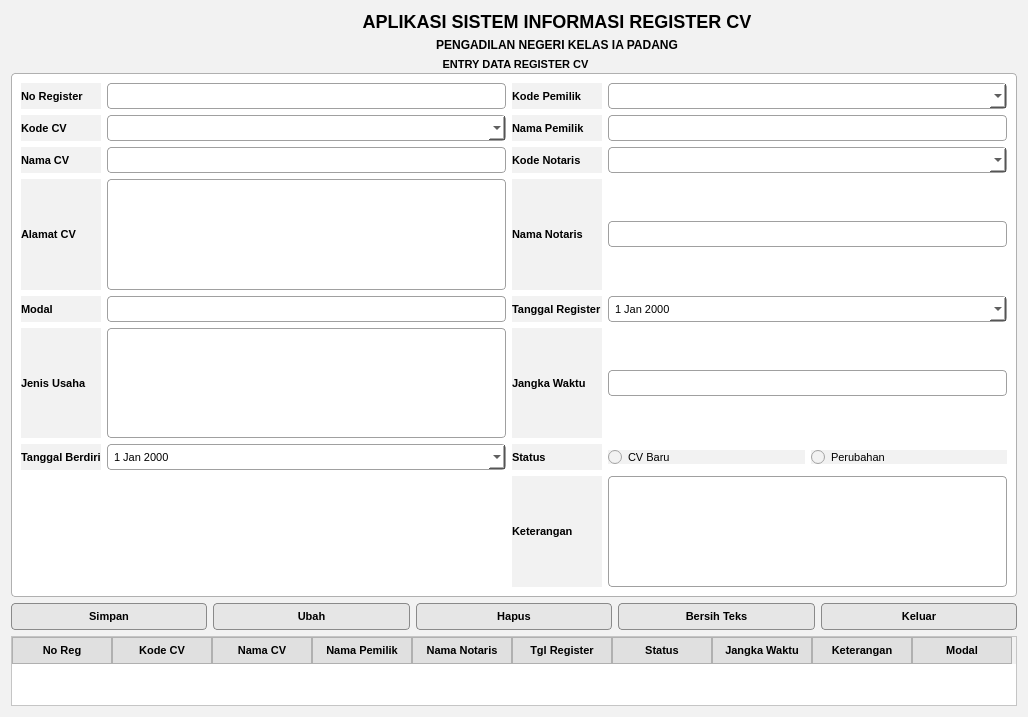
<?xml version="1.0" encoding="UTF-8"?>
<ui version="4.0">
 <class>Form</class>
 <widget class="QWidget" name="Form">
  <property name="geometry">
   <rect>
    <x>0</x>
    <y>0</y>
    <width>1028</width>
    <height>717</height>
   </rect>
  </property>
  <property name="windowTitle">
   <string>Register CV</string>
  </property>
  <property name="styleSheet">
   <string>
/* ================= GLOBAL ================= */
QWidget {
    background-color: #f2f2f2;
    font-family: Arial;
    font-size: 11px;
    color: #000000;
}

/* ================= HEADER ================= */
QLabel#lblJudul {
    font-size: 18px;
    font-weight: bold;
    color: #000000;
}

QLabel#lblSub {
    font-size: 12px;
    color: #000000;
}

/* ================= LABEL ================= */
QLabel {
    color: #000000;
    font-weight: bold;
}

/* ================= GROUP BOX ================= */
QGroupBox {
    background-color: #ffffff;
    border: 1px solid #b0b0b0;
    border-radius: 4px;
    margin-top: 15px;
    font-weight: bold;
}

QGroupBox::title {
    subcontrol-origin: margin;
    subcontrol-position: top center;
    padding: 0 10px;
}

/* ================= INPUT ================= */
QLineEdit, QTextEdit, QComboBox, QDateEdit {
    background-color: #ffffff;
    border: 1px solid #a0a0a0;
    border-radius: 4px;
    padding: 4px;
    color: #000000;
}

/* ================= RADIO BUTTON ================= */
QRadioButton {
    color: #000000;
    spacing: 6px;
}

/* ================= BUTTON ================= */
QPushButton {
    background-color: #e6e6e6;
    border: 1px solid #8a8a8a;
    border-radius: 4px;
    padding: 6px 14px;
    font-weight: bold;
    color: #000000;
}

QPushButton:hover {
    background-color: #dcdcdc;
}

QPushButton:pressed {
    background-color: #cfcfcf;
}

/* ================= TABLE ================= */
QTableWidget {
    background-color: #ffffff;
    gridline-color: #c0c0c0;
}

QHeaderView::section {
    background-color: #e0e0e0;
    border: 1px solid #b0b0b0;
    padding: 4px;
    font-weight: bold;
}
   </string>
  </property>
  <layout class="QVBoxLayout">
   <item>
    <layout class="QHBoxLayout">
     <item>
      <widget class="QLabel" name="label">
       <property name="maximumSize">
        <size>
         <width>80</width>
         <height>80</height>
        </size>
       </property>
       <property name="pixmap">
        <pixmap>:/logo/logo.png</pixmap>
       </property>
      </widget>
     </item>
     <item>
      <layout class="QVBoxLayout">
       <item>
        <widget class="QLabel" name="lblJudul">
         <property name="text">
          <string>APLIKASI SISTEM INFORMASI REGISTER CV</string>
         </property>
         <property name="alignment">
          <set>Qt::AlignmentFlag::AlignCenter</set>
         </property>
        </widget>
       </item>
       <item>
        <widget class="QLabel" name="lblSub">
         <property name="text">
          <string>PENGADILAN NEGERI KELAS IA PADANG</string>
         </property>
         <property name="alignment">
          <set>Qt::AlignmentFlag::AlignCenter</set>
         </property>
        </widget>
       </item>
      </layout>
     </item>
    </layout>
   </item>
   <item>
    <widget class="QGroupBox" name="groupBox">
     <property name="title">
      <string>ENTRY DATA REGISTER CV</string>
     </property>
     <layout class="QGridLayout">
      <item row="0" column="0">
       <widget class="QLabel" name="label">
        <property name="text">
         <string>No Register</string>
        </property>
       </widget>
      </item>
      <item row="0" column="1">
       <widget class="QLineEdit" name="txtNoRegister"/>
      </item>
      <item row="1" column="0">
       <widget class="QLabel" name="label">
        <property name="text">
         <string>Kode CV</string>
        </property>
       </widget>
      </item>
      <item row="1" column="1">
       <widget class="QComboBox" name="cmbKodeCV"/>
      </item>
      <item row="2" column="0">
       <widget class="QLabel" name="label">
        <property name="text">
         <string>Nama CV</string>
        </property>
       </widget>
      </item>
      <item row="2" column="1">
       <widget class="QLineEdit" name="txtNamaCV"/>
      </item>
      <item row="3" column="0">
       <widget class="QLabel" name="label">
        <property name="text">
         <string>Alamat CV</string>
        </property>
       </widget>
      </item>
      <item row="3" column="1">
       <widget class="QTextEdit" name="txtAlamatCV"/>
      </item>
      <item row="4" column="0">
       <widget class="QLabel" name="label">
        <property name="text">
         <string>Modal</string>
        </property>
       </widget>
      </item>
      <item row="4" column="1">
       <widget class="QLineEdit" name="txtModal"/>
      </item>
      <item row="5" column="0">
       <widget class="QLabel" name="label">
        <property name="text">
         <string>Jenis Usaha</string>
        </property>
       </widget>
      </item>
      <item row="5" column="1">
       <widget class="QTextEdit" name="txtJenisUsaha"/>
      </item>
      <item row="6" column="0">
       <widget class="QLabel" name="label">
        <property name="text">
         <string>Tanggal Berdiri</string>
        </property>
       </widget>
      </item>
      <item row="6" column="1">
       <widget class="QDateEdit" name="dateBerdiri">
        <property name="calendarPopup">
         <bool>true</bool>
        </property>
       </widget>
      </item>
      <item row="0" column="2">
       <widget class="QLabel" name="label">
        <property name="text">
         <string>Kode Pemilik</string>
        </property>
       </widget>
      </item>
      <item row="0" column="3">
       <widget class="QComboBox" name="cmbKodePemilik"/>
      </item>
      <item row="1" column="2">
       <widget class="QLabel" name="label">
        <property name="text">
         <string>Nama Pemilik</string>
        </property>
       </widget>
      </item>
      <item row="1" column="3">
       <widget class="QLineEdit" name="txtNamaPemilik"/>
      </item>
      <item row="2" column="2">
       <widget class="QLabel" name="label">
        <property name="text">
         <string>Kode Notaris</string>
        </property>
       </widget>
      </item>
      <item row="2" column="3">
       <widget class="QComboBox" name="cmbKodeNotaris"/>
      </item>
      <item row="3" column="2">
       <widget class="QLabel" name="label">
        <property name="text">
         <string>Nama Notaris</string>
        </property>
       </widget>
      </item>
      <item row="3" column="3">
       <widget class="QLineEdit" name="txtNamaNotaris"/>
      </item>
      <item row="4" column="2">
       <widget class="QLabel" name="label">
        <property name="text">
         <string>Tanggal Register</string>
        </property>
       </widget>
      </item>
      <item row="4" column="3">
       <widget class="QDateEdit" name="dateRegister">
        <property name="calendarPopup">
         <bool>true</bool>
        </property>
       </widget>
      </item>
      <item row="5" column="2">
       <widget class="QLabel" name="label">
        <property name="text">
         <string>Jangka Waktu</string>
        </property>
       </widget>
      </item>
      <item row="5" column="3">
       <widget class="QLineEdit" name="txtJangkaWaktu"/>
      </item>
      <item row="6" column="2">
       <widget class="QLabel" name="label">
        <property name="text">
         <string>Status</string>
        </property>
       </widget>
      </item>
      <item row="6" column="3">
       <layout class="QHBoxLayout">
        <item>
         <widget class="QRadioButton" name="rbBaru">
          <property name="text">
           <string>CV Baru</string>
          </property>
         </widget>
        </item>
        <item>
         <widget class="QRadioButton" name="rbPerubahan">
          <property name="text">
           <string>Perubahan</string>
          </property>
         </widget>
        </item>
       </layout>
      </item>
      <item row="7" column="2">
       <widget class="QLabel" name="label">
        <property name="text">
         <string>Keterangan</string>
        </property>
       </widget>
      </item>
      <item row="7" column="3">
       <widget class="QTextEdit" name="txtKeterangan"/>
      </item>
     </layout>
    </widget>
   </item>
   <item>
    <layout class="QHBoxLayout">
     <item>
      <widget class="QPushButton" name="btnSimpan">
       <property name="text">
        <string>Simpan</string>
       </property>
      </widget>
     </item>
     <item>
      <widget class="QPushButton" name="btnUbah">
       <property name="text">
        <string>Ubah</string>
       </property>
      </widget>
     </item>
     <item>
      <widget class="QPushButton" name="btnHapus">
       <property name="text">
        <string>Hapus</string>
       </property>
      </widget>
     </item>
     <item>
      <widget class="QPushButton" name="btnBersih">
       <property name="text">
        <string>Bersih Teks</string>
       </property>
      </widget>
     </item>
     <item>
      <widget class="QPushButton" name="btnKeluar">
       <property name="text">
        <string>Keluar</string>
       </property>
      </widget>
     </item>
    </layout>
   </item>
   <item>
    <widget class="QTableWidget" name="tableRegisterCV">
     <property name="rowCount">
      <number>0</number>
     </property>
     <property name="columnCount">
      <number>10</number>
     </property>
     <column>
      <property name="text">
       <string>No Reg</string>
      </property>
     </column>
     <column>
      <property name="text">
       <string>Kode CV</string>
      </property>
     </column>
     <column>
      <property name="text">
       <string>Nama CV</string>
      </property>
     </column>
     <column>
      <property name="text">
       <string>Nama Pemilik</string>
      </property>
     </column>
     <column>
      <property name="text">
       <string>Nama Notaris</string>
      </property>
     </column>
     <column>
      <property name="text">
       <string>Tgl Register</string>
      </property>
     </column>
     <column>
      <property name="text">
       <string>Status</string>
      </property>
     </column>
     <column>
      <property name="text">
       <string>Jangka Waktu</string>
      </property>
     </column>
     <column>
      <property name="text">
       <string>Keterangan</string>
      </property>
     </column>
     <column>
      <property name="text">
       <string>Modal</string>
      </property>
     </column>
    </widget>
   </item>
  </layout>
 </widget>
 <resources/>
 <connections/>
</ui>
